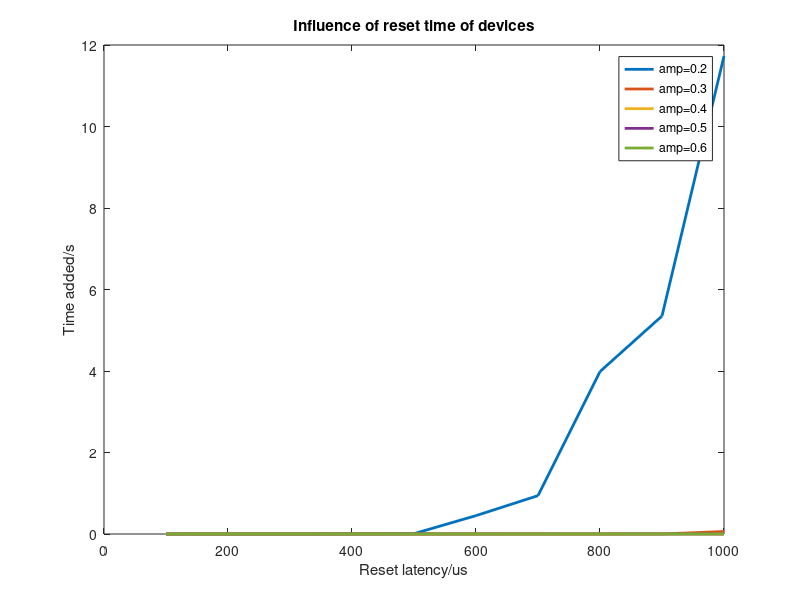

This figure's MATLAB source:
%% compare influence of set and influence of recover

lat_list = 100:100:1000;

result_recover_0_2 = [10.052953  10.053055  10.053157  10.055074  10.061487  10.503758  10.994266  14.039193  15.402763  21.782259  ];
result_recover_0_3 = [6.651058  6.651153  6.651255  6.651357  6.651459  6.651554  6.651656  6.651788  6.652117  6.712666  ];
result_recover_0_4 = [5.337447  5.337549  5.337644  5.337746  5.337848  5.337943  5.338045  5.338147  5.338249  5.338344  ];
result_recover_0_5 = [0.463526  0.463628  0.463723  0.463825  0.463927  0.464029  0.464124  0.464226  0.464328  0.464423  ];
result_recover_0_6 = [0.172624  0.172726  0.172828  0.172923  0.173025  0.173127  0.173222  0.173324  0.173426  0.173528  ];

result_recover_0_2 = result_recover_0_2 - result_recover_0_2(1);
result_recover_0_3 = result_recover_0_3 - result_recover_0_3(1);
result_recover_0_4 = result_recover_0_4 - result_recover_0_4(1);
result_recover_0_5 = result_recover_0_5 - result_recover_0_5(1);
result_recover_0_6 = result_recover_0_6 - result_recover_0_6(1);

figure(1);
plot(lat_list, result_recover_0_2, 'linewidth', 2);
hold on;
plot(lat_list, result_recover_0_3, 'linewidth', 2);
plot(lat_list, result_recover_0_4, 'linewidth', 2);
plot(lat_list, result_recover_0_5, 'linewidth', 2);
plot(lat_list, result_recover_0_6, 'linewidth', 2);

title('Influence of reset time of devices');
xlabel('Reset latency/us');
ylabel('Time added/s');
legend('amp=0.2', 'amp=0.3', 'amp=0.4', 'amp=0.5', 'amp=0.6');
